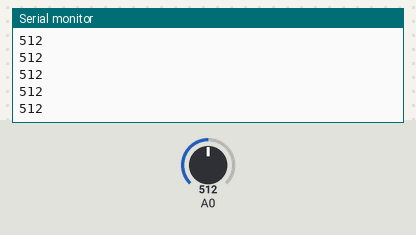
This sketch was run on a simulated Arduino Uno, built with avr-gcc and run on an emulated ATmega328P. On the bench: the last lines printed to the serial monitor. The inputs (shaded band) are chosen by the test bench; at power-on: A0 = 512.

Above: at 1.2 s.
1.3 s: A0 set to 716
At 1.56 s:
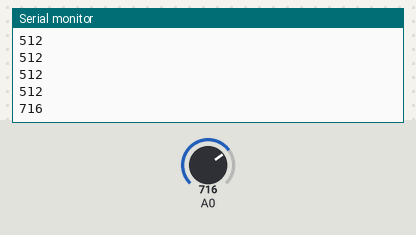
2.8 s: A0 set to 900
At 2.96 s:
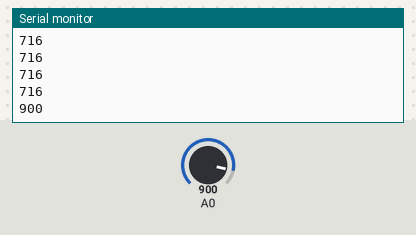
Timing chart, 0 to 5.8 s (numbered marks = the images above; inputs shaded):
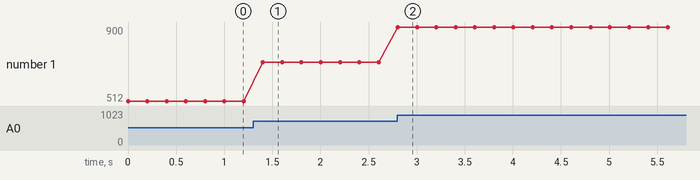

The sketch:

El_potenciometre.ino
```cpp
void setup()
{
  Serial.begin(9600);


}

void loop()
{
  int Lectura=analogRead(A0);
  Serial.println(Lectura);
  delay(200);


}
```

Measured:
- after the input at 1.3 s, the serial monitor: prints a new line after 0.10 s (image 1)
- after the input at 2.8 s, the serial monitor: prints a new line at once (image 2)
- plotted number 1: 512 → 716 after the input at 1.3 s, 716 → 900 after the input at 2.8 s
